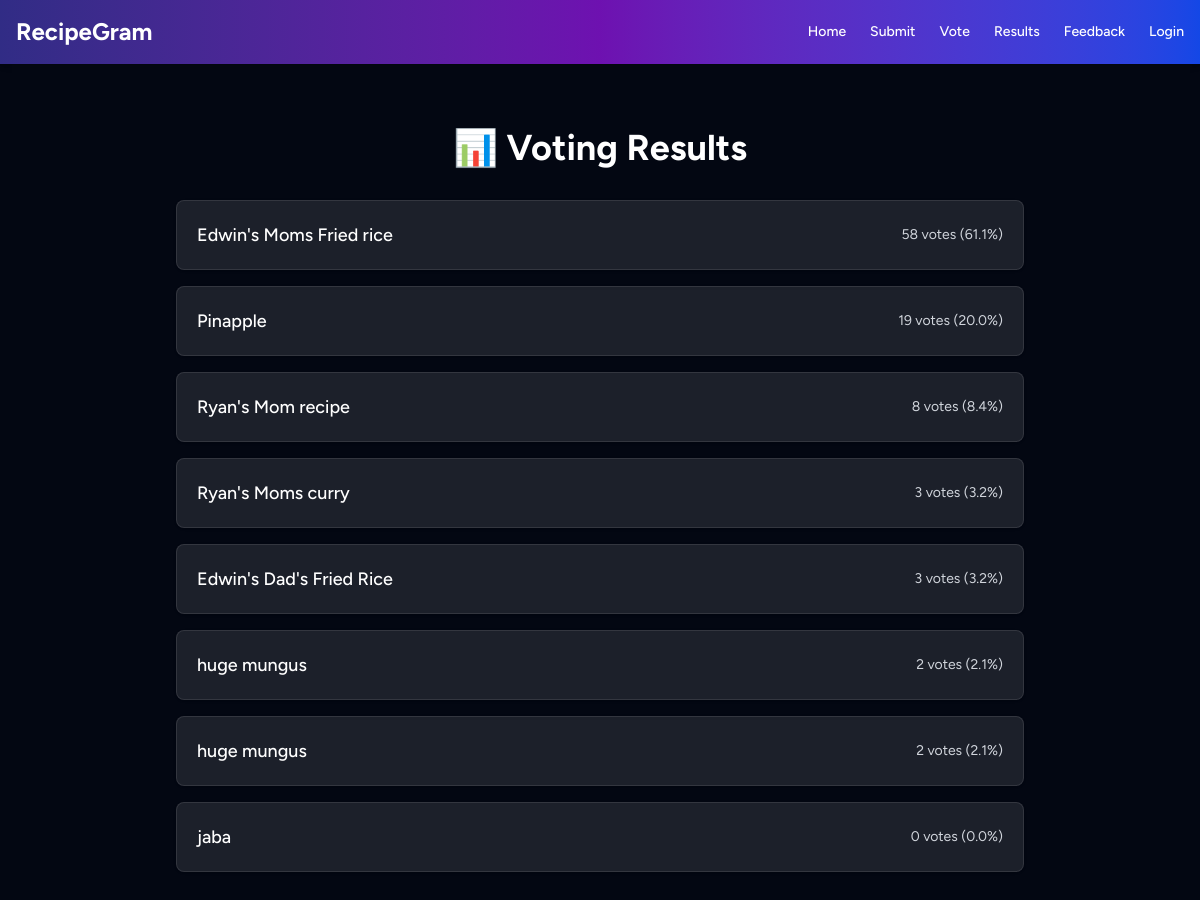
/results, run on an earlier commit of the app's database.
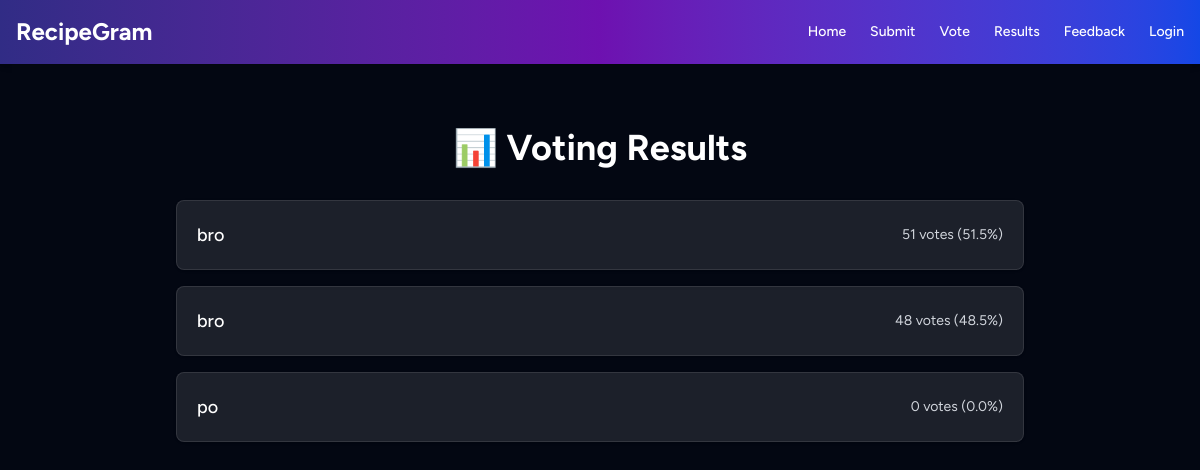
And on a later commit of the database.
### tables this page shows
CREATE TABLE recipes (
                id INTEGER PRIMARY KEY AUTOINCREMENT,
                title TEXT,
                ingredients TEXT,
                instructions TEXT,
                votes INTEGER DEFAULT 0
            , image TEXT);

### app.py (the view)
@app.route('/results')
def results():
    with sqlite3.connect(DB_NAME) as conn:
        conn.row_factory = sqlite3.Row
        c = conn.cursor()
        c.execute('SELECT title, votes FROM recipes')
        data = c.fetchall()
    total_votes = sum([row['votes'] for row in data]) or 1
    proportions = sorted([
        {
            'title': row['title'],
            'votes': row['votes'],
            'percent': round((row['votes'] / total_votes) * 100, 1)
        }
        for row in data
    ], key=lambda x: x['votes'], reverse=True)
    return render_template('results.html', proportions=proportions)

### templates/results.html (shortened to what this page needs)
<!DOCTYPE html>
<html lang="en">
<head>
  <script src="https://cdn.jsdelivr.net/npm/@tailwindcss/browser@4"></script>
</head>
<body class="bg-gray-950 text-white">
  {% include 'navbar.html' %}
  <section class="max-w-4xl mx-auto px-6 py-16">
    <h2 class="text-4xl font-bold text-center mb-8">📊 Voting Results</h2>
    {% if proportions and proportions|length > 0 %}
  <ul class="space-y-4">
    {% for item in proportions %}
    <li class="bg-white/10 border border-white/10 rounded-lg p-5 flex justify-between items-center shadow hover:shadow-lg transition">
      <span class="text-lg font-medium">{{ item.title }}</span>
      <span class="text-sm text-gray-300">{{ item.votes }} votes ({{ item.percent }}%)</span>
    </li>
    {% endfor %}
  </ul>
{% else %}
  <p class="text-center text-gray-400">No votes have been recorded yet.</p>
{% endif %}
  </section>
</body>
</html>

What changed in the data, as far as the page shows it:
removed recipes: title "Edwin's Moms Fried rice", votes "58", percent "61.1"
removed recipes: title "Pinapple", votes "19", percent "20.0"
removed recipes: title "Ryan's Mom recipe", votes "8", percent "8.4"
removed recipes: title "Ryan's Moms curry", votes "3", percent "3.2"
removed recipes: title "Edwin's Dad's Fried Rice", votes "3", percent "3.2"
removed recipes: title "huge mungus", votes "2", percent "2.1"
removed recipes: title "huge mungus", votes "2", percent "2.1"
removed recipes: title "jaba", votes "0", percent "0.0"
added recipes: title "bro", votes "51", percent "51.5"
added recipes: title "bro", votes "48", percent "48.5"
added recipes: title "po", votes "0", percent "0.0"
